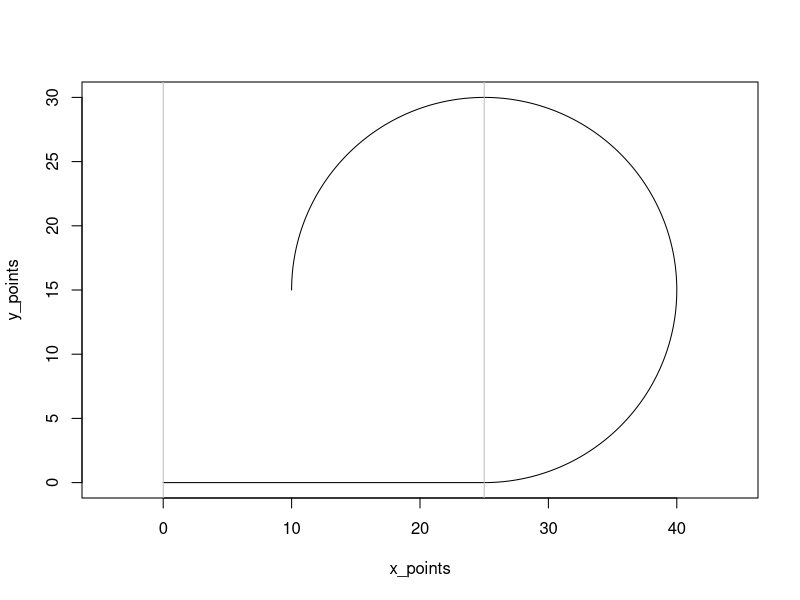
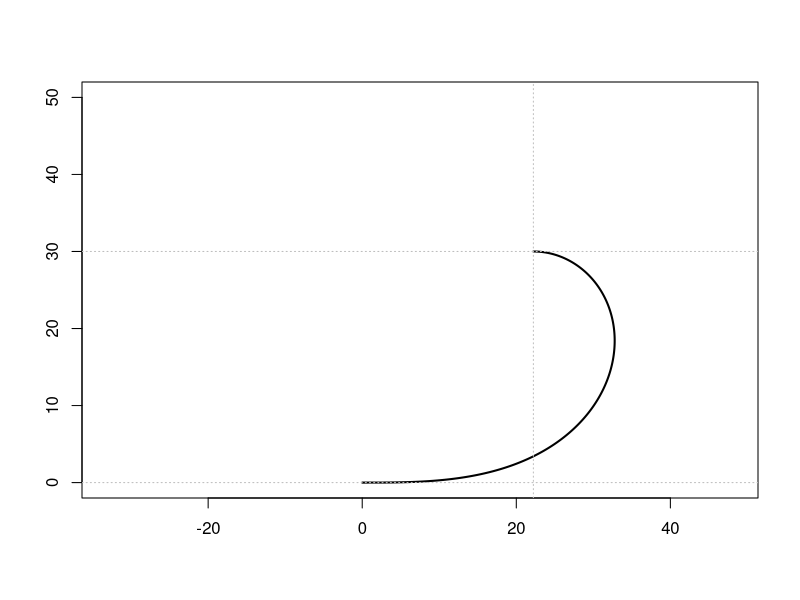
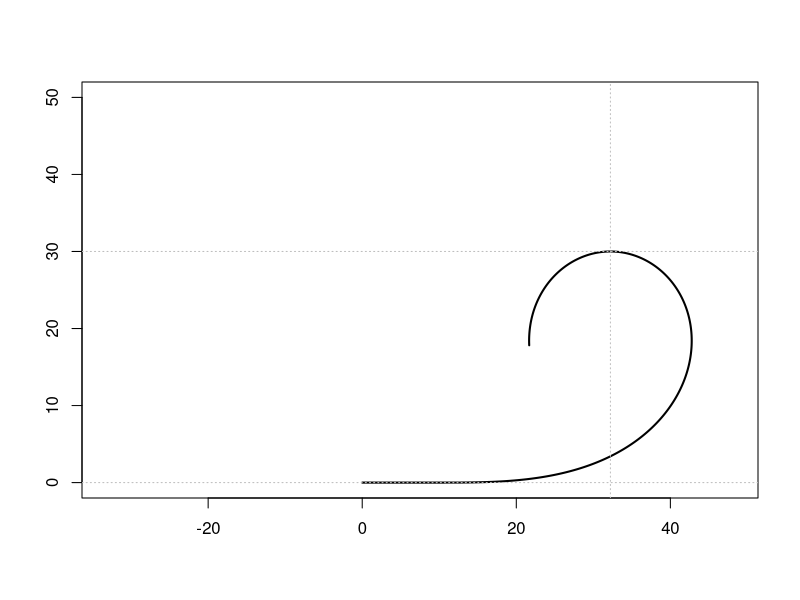
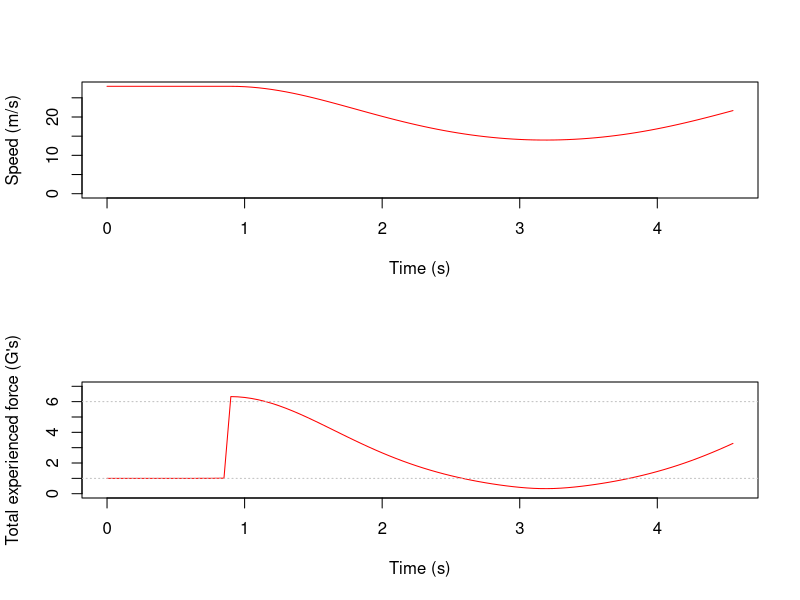
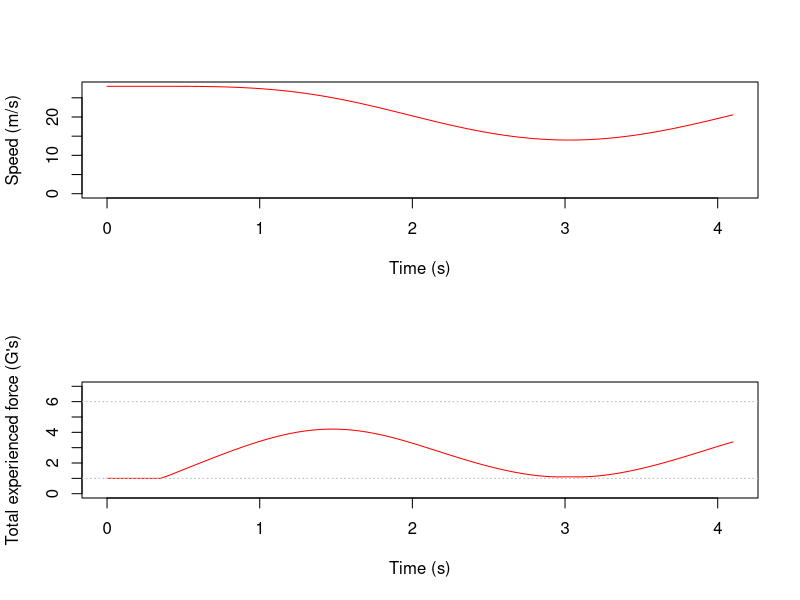
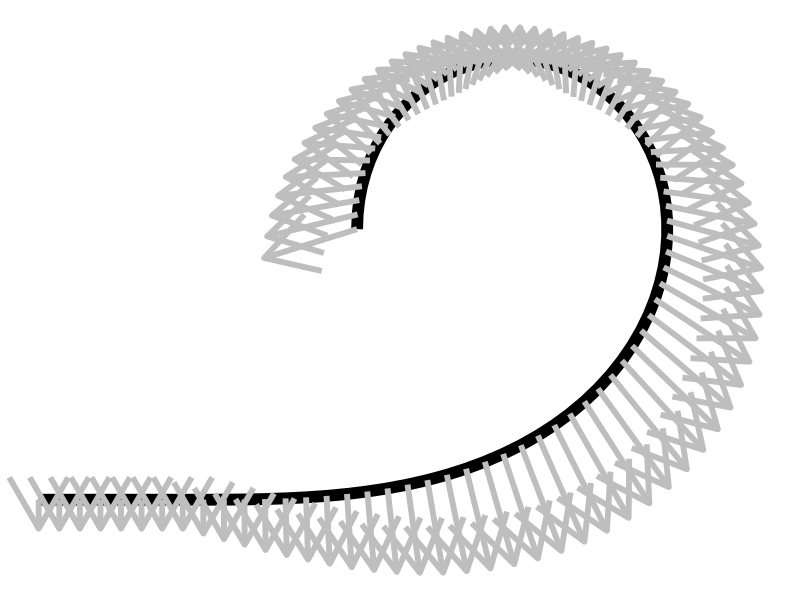

The R source for these figures, in order:
# Simulating G forces on different rollercoaster loop topologies
# www.overfitting.net
# https://www.overfitting.net/2025/08/simulando-loops-de-una-montana-rusa-con_69.html


library(pracma)  # fresnelC() and fresnelS() for clothoid
# library(splines)
library(ggplot2)
library(Cairo)


# ChatGPT 5 prompt:
# -----------------
# Write R code to simulate the forces affecting a train on a rollercoaster:
# * The rollercoaster is defined by discrete points on two vectors
#   x (ground axis) and y (height axis), in the way: x=c(0, 1, 2, 3, 4, 5,...)
#   and y=c(0, 0, 0.5, 1, 2, 3.5, 5,...)
# * The simulation must be done time dependant in dt constant time steps.
#   This means you'll have to linearly interpolate along the definitory points
#   of the rollercoaster, not just give a force value for each rollercoaster
#   point, calculating the advance of the train along the path
# * The train is defined by a punctual mass m (but this should be irrelevant
#   since it cancels on all equations) starting from point (0,0) at initial speed
#   v0 left to right
# * You must calculate the sum of two forces: Fg=m*g and Fc=m*v^2/r, where Fg
#   is the gravity force and always points down and Fc is the centrifugal force
#   trying to evade the rollercoaster in a perpendicular direction.
# * Apply energy conservation: 1/2*m*v0^2=m*g*H to obtain each v speed
# 
# Do you need something else before beginning?



################################################

# 1. SIMULATION PARAMETERS

g <- 9.80665    # gravity (m/s^2)
v0 <- 28        # initial speed (m/s)
t_max <- 999    # max simulation time (s)
dt <- 0.05      # time step (s)
m <- 1          # mass (kg), cancels out



################################################

# 2. DEFINE CIRCULAR / CLOTHOID ROLLERCOASTER


NRESOL=5000
for (type in c('circular', 'clothoid')) {
    # Define discrete track points
    if (type=='circular') {
        R=15
        H=2*R
        
        # Add initial flat track
        Offset=25
        par=seq(0, 3/4*2*pi, length.out=NRESOL)
        x_points=c(seq(0, Offset*0.9, length.out=10), R*sin(par)+Offset)
        y_points=c(seq(0, 0, length.out=10), R*(1-cos(par)))
        
        plot(x_points, y_points, asp=1, type='l')
        abline(v=c(0,Offset), col='gray')
    } else if (type=='clothoid') {
        L=90   # clothoid total length (m)
        s=seq(0, L, length.out=NRESOL)
        Rmin=6.244394152  # Rmin for max height=30m
        # Scale factor so curvature radius at s = L equals Rmin
        A=(pi * Rmin * L)^0.5
        
        # Calculate clothoid (x,y) positions
        u=s/A
        x=A*fresnelC(u)
        y=A*fresnelS(u)
        
        # Truncate and simmetrize clothoid
        H=max(y)
        pos=which(y==H)
        x=x[1:pos]
        y=y[1:pos]
        
        # Plot clothoid
        plot(x, y, col='black', lwd=2, type="l", asp=1, xlim=c(-30,45), ylim=c(0,50),  # NULL plot
             xlab="", ylab="")
        abline(h=c(0,30), v=x[pos], col='gray',lty='dotted')
        
        SIME=1000
        x=c(x, -x[(pos-1):(pos-SIME)]+x[pos]*2)
        y=c(y,  y[(pos-1):(pos-SIME)])
        
        # Add initial flat track
        Offset=10
        x_points=c(seq(0, Offset*0.9, length.out=10), x+Offset)
        y_points=c(seq(0, 0, length.out=10), y)
        
        
        plot(x_points, y_points, col='black', lwd=2, type="l",
             asp=1, xlim=c(-30,45), ylim=c(0,50),  # NULL plot
             xlab="", ylab="")
        abline(h=c(0,30), v=x[pos]+Offset, col='gray',lty='dotted')
    }
    
    # Check loop height vs initial speed compatibility
    Hmax=v0^2/(2*g)
    v0min=(2*g*H)^0.5
    if (H>Hmax) stop("Loop height / initial speed incompatibility")
    
    
    
    ################################################
    
    # 3. SIMULATION LOOP: CALCULATE ROLLERCOASTER POSITION, SPEED AND G FORCES
    
    
    # Parameterize path by cumulative distance 's'
    dx <- diff(x_points)
    dy <- diff(y_points)
    ds <- sqrt(dx^2 + dy^2)
    s_points <- c(0, cumsum(ds))
    
    # Total track length (m)
    s_total <- max(s_points)
    
    # Create spline interpolation functions for x(s) and y(s)
    x_spline <- splinefun(s_points, x_points, method = "natural")
    y_spline <- splinefun(s_points, y_points, method = "natural")
    
    # Derivative functions (1st and 2nd derivatives)
    x_prime  <- function(s) x_spline(s, deriv = 1)
    x_dprime <- function(s) x_spline(s, deriv = 2)
    y_prime  <- function(s) y_spline(s, deriv = 1)
    y_dprime <- function(s) y_spline(s, deriv = 2)
    
    # Curvature function kappa(s) = |x'y'' - y'x''| / (x'^2 + y'^2)^(3/2)
    curvature <- function(s) {
        num <- x_prime(s) * y_dprime(s) - y_prime(s) * x_dprime(s)
        den <- (x_prime(s)^2 + y_prime(s)^2)^(3/2)
        abs(num) / den
    }
    
    # Energy conservation: total_energy = kinetic + potential at start
    y0 <- y_points[1]
    total_energy <- 0.5 * v0^2 + g * y0  # mass cancels out
    
    # Initialize vectors to store results
    time_vec <- numeric()
    s_vec <- numeric()
    x_vec <- numeric()
    y_vec <- numeric()
    v_vec <- numeric()
    Fg_vec <- numeric()
    Fc_vec <- numeric()
    
    # Simulation loop
    s <- 0       # initial path length coordinate
    t <- 0
    
    while (t < t_max && s <= s_total) {
        # Position
        x <- x_spline(s)
        y <- y_spline(s)
        
        # Calculate speed from energy conservation:
        # 0.5 v^2 + g*y = total_energy  => v = sqrt(2*(total_energy - g*y))
        v_sq <- 2 * (total_energy - g * y)
        # set velocity to zero if train “stops” climbing
        if (v_sq < 0) {
            v <- 0
            # optionally break to stop simulation here
            print(paste0("Simulation stopped at t=", t, " for losing all speed"))
            break
        } else {
            v <- sqrt(v_sq)
        }
    
        # Calculate radius of curvature r = 1/kappa
        k <- curvature(s)
        if (length(k) == 0 || is.na(k) || k == 0) {
            r <- Inf
        } else {
            r <- 1 / k
        }
        
        # Forces magnitudes (mass cancels)
        Fg <- g          # constant gravity force magnitude
        Fc <- v^2 / r    # centrifugal force magnitude
        
        # Store results
        time_vec <- c(time_vec, t)
        s_vec <- c(s_vec, s)
        x_vec <- c(x_vec, x)
        y_vec <- c(y_vec, y)
        v_vec <- c(v_vec, v)
        Fg_vec <- c(Fg_vec, Fg)
        Fc_vec <- c(Fc_vec, Fc)
        
        # Advance s by ds = v * dt (distance along path)
        s <- s + v * dt
        
        # Advance time
        t <- t + dt
    }
    
    # Combine results into a data frame
    results <- data.frame(time = time_vec,
                          s = s_vec,
                          x = x_vec,
                          y = y_vec,
                          v = v_vec,
                          Fg = Fg_vec,
                          Fc = Fc_vec)

    
    ################################################
    
    # 4. CALCULATE VECTOR COMPONENTS OF Fg, Fc -> Fsum
    
    # Calculate unit tangent vector (dx/ds, dy/ds)
    tangent_x <- x_prime(results$s)
    tangent_y <- y_prime(results$s)
    tangent_length <- sqrt(tangent_x^2 + tangent_y^2)
    tangent_x <- tangent_x / tangent_length
    tangent_y <- tangent_y / tangent_length
    
    # Calculate unit normal vector by rotating tangent 90 degrees CCW:
    normal_x <-  tangent_y
    normal_y <- -tangent_x
    
    # Force vectors components
    
    # Gravity force (Fg)
    Fg_x <- rep(0, length(results$x))
    Fg_y <- -results$Fg
    
    # Centrifugal force (Fc)
    Fc_x <- normal_x * results$Fc
    Fc_y <- normal_y * results$Fc
    
    # Total G force (Fsum)
    Fsum_x <- Fg_x + Fc_x
    Fsum_y <- Fg_y + Fc_y
    results$Fsum <- sqrt(Fsum_x^2 + Fsum_y^2)  # total G force experienced
    

    ################################################
    
    # 5. DISPLAY AND PLOT RESULTS
    
    # Show simulation parameters and results
    text=paste0("SIMULATION PARAMETERS AND RESULTS:\n\n",
                "Loop height: ", round(H,1), "m (min initial speed: ", round(v0min, 1), "m/s = ", round(v0min/1000*3600,1),"km/h)\n",
                "Initial speed: ", round(v0, 1), "m/s = ", round(v0/1000*3600,1),"km/h (max loop height: ", round(Hmax, 1), "m)\n",
                "Total track length: ", round(s_total, 1), "m\n",
                "Total simulation time: ", round(max(results$time), 1), "s\n",
                "[min, max] speed reached: [", round(min(results$v), 1), ", ",
                    round(max(results$v), 1), "] m/s\n",
                "[min, max] acceleration experienced: [", round(min(results$Fsum)/g, 1), ", ",
                    round(max(results$Fsum)/g, 1), "] G's\n")
    cat(text)
    
    
    # Plot speed and G force vs time
    CairoPNG(paste0(type, "_", round(H), "m_", round(v0), "ms_Plots.png"),
             width=512, height=800)
        par(mfrow = c(2, 1))
        
        # Plot speed
        plot(results$time, results$v, ylim=c(0,max(results$v)), type='l', col='red',
             xlab="Time (s)", ylab="Speed (m/s)")
        
        # Plot G force
        plot(results$time, results$Fsum/g, ylim=c(0,7), type='l', col='red',
             xlab="Time (s)", ylab="Total experienced force (G's)")
        abline(h=c(1,6), col="gray", lty="dotted")
        
        par(mfrow = c(1, 1))
    dev.off()
    
    
    # Plot graph of rollercoaster with all vector G forces
    
    # Scale factor for plotting
    scale_factor <- 0.2
    Fg_x_plot <- Fg_x * scale_factor
    Fg_y_plot <- Fg_y * scale_factor
    Fc_x_plot <- Fc_x * scale_factor
    Fc_y_plot <- Fc_y * scale_factor
    Fsum_x_plot <- Fsum_x * scale_factor
    Fsum_y_plot <- Fsum_y * scale_factor
    
    # Data frames for arrows
    arrows_Fg <- data.frame(
        x = results$x, y = results$y,
        xend = results$x + Fg_x_plot, yend = results$y + Fg_y_plot,
        Force = "Gravity"
    )
    
    arrows_Fc <- data.frame(
        x = results$x, y = results$y,
        xend = results$x + Fc_x_plot, yend = results$y + Fc_y_plot,
        Force = "Centrifugal"
    )
    
    arrows_Fsum <- data.frame(
        x = results$x, y = results$y,
        xend = results$x + Fsum_x_plot, yend = results$y + Fsum_y_plot,
        Force = "Total"
    )
    
    # Combine Fg and Fc into one for dim gray arrows
    arrows_individual <- rbind(arrows_Fg, arrows_Fc)
    
    x_mid=11  # <- mean(range(results$x))*1.2
    y_mid=5  # <- mean(range(results$y))
    CairoPNG(paste0(type, "_", round(H), "m_", round(v0), "ms_Graph.png"),
             width=1080, height=1080)
        ggplot() +
            geom_path(data = results, aes(x = x, y = y), color = "black", linewidth = 1) +
            geom_segment(data = arrows_individual,
                         aes(x = x, y = y, xend = xend, yend = yend),
                         arrow = arrow(length = unit(0.15, "cm")),
                         color = alpha("gray70", 0.6),
                         size = 0.3) +
            geom_segment(data = arrows_Fsum,
                         aes(x = x, y = y, xend = xend, yend = yend),
                         arrow = arrow(length = unit(0.3, "cm")),
                         color = "red",
                         size = 0.4) +
            annotate("text", x = x_mid, y = y_mid, label = text, color = "blue", size = 5, fontface = "bold") +
            coord_equal() +
            labs(title = paste0("'", type, "' rollercoaster simulation"),
                 x = "X (m)", y = "Y (m)") +
            theme_minimal() +
            xlim(0, 50) + ylim(-15, 35)
    dev.off()

}




# Creative blueprint plotting
CairoPNG("beautiful_rollercoaster.png", width=1080*3, height=1080*3)
    ggplot() +
    geom_path(
        data = results,
        aes(x = x, y = y),
        color = "black",
        linewidth = 4
    ) +
    geom_segment(
        data = arrows_Fsum,
        aes(x = x, y = y, xend = xend, yend = yend),
        arrow = arrow(length = unit(1.5, "cm")),
        color = "gray",
        linewidth = 2
    ) +
    coord_equal() +
    theme_void()  # removes axes, gridlines, and background
dev.off()
